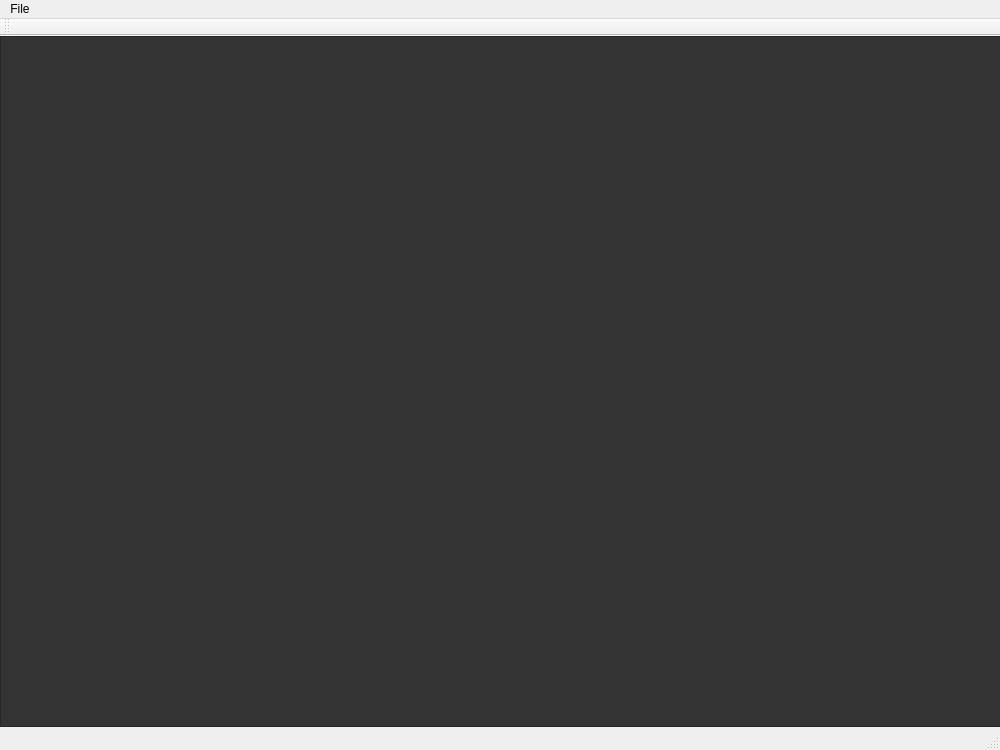
<?xml version="1.0" encoding="UTF-8"?>
<ui version="4.0">
 <class>IDE</class>
 <widget class="QMainWindow" name="IDE">
  <property name="geometry">
   <rect>
    <x>0</x>
    <y>0</y>
    <width>1000</width>
    <height>750</height>
   </rect>
  </property>
  <property name="windowTitle">
   <string>IDE</string>
  </property>
  <widget class="QWidget" name="centralWidget">
   <widget class="QTextEdit" name="editor">
    <property name="geometry">
     <rect>
      <x>0</x>
      <y>0</y>
      <width>1001</width>
      <height>691</height>
     </rect>
    </property>
    <property name="styleSheet">
     <string notr="true">background-color: rgb(51, 51, 51);</string>
    </property>
   </widget>
  </widget>
  <widget class="QMenuBar" name="menuBar">
   <property name="geometry">
    <rect>
     <x>0</x>
     <y>0</y>
     <width>1000</width>
     <height>25</height>
    </rect>
   </property>
   <widget class="QMenu" name="menuBerryMath_Code">
    <property name="title">
     <string>File</string>
    </property>
    <addaction name="actionOpen_File"/>
    <addaction name="actionSave_2"/>
   </widget>
   <addaction name="menuBerryMath_Code"/>
  </widget>
  <widget class="QToolBar" name="mainToolBar">
   <attribute name="toolBarArea">
    <enum>TopToolBarArea</enum>
   </attribute>
   <attribute name="toolBarBreak">
    <bool>false</bool>
   </attribute>
  </widget>
  <widget class="QStatusBar" name="statusBar"/>
  <action name="actionOpen_File">
   <property name="text">
    <string>Open File</string>
   </property>
   <property name="shortcut">
    <string>Ctrl+O</string>
   </property>
  </action>
  <action name="actionSave_2">
   <property name="text">
    <string>Save</string>
   </property>
   <property name="shortcut">
    <string>Ctrl+S</string>
   </property>
  </action>
 </widget>
 <layoutdefault spacing="6" margin="11"/>
 <resources/>
 <connections/>
</ui>
